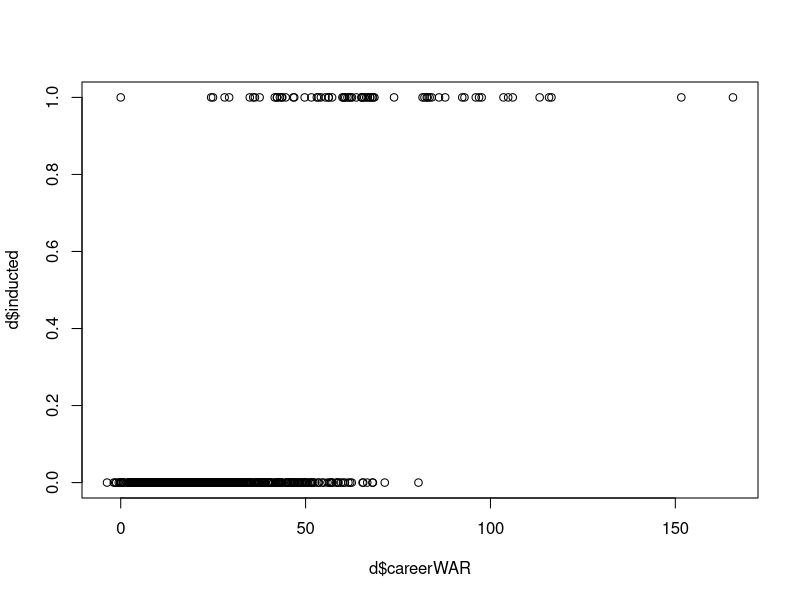

The R script that drew this image: (Note: this script raises an error after producing the figure.)
## Model without interactions ## 

set.seed(1)
d = read.csv('pitcher_list_v3.csv', stringsAsFactors=FALSE)
d$g.reg = ifelse(is.na(d$g.reg), 0, d$g.reg)
d$gs.reg = ifelse(is.na(d$gs.reg), 0, d$gs.reg)
d$cg.reg = ifelse(is.na(d$cg.reg), 0, d$cg.reg)
d$sho.reg = ifelse(is.na(d$sho.reg), 0, d$sho.reg)
d$sv.reg = ifelse(is.na(d$sv.reg), 0, d$sv.reg)
d$ipouts.reg = ifelse(is.na(d$ipouts.reg), 0, d$ipouts.reg)
d$h.reg = ifelse(is.na(d$h.reg), 0, d$h.reg)
d$er.reg = ifelse(is.na(d$er.reg), 0, d$er.reg)
d$hr.reg = ifelse(is.na(d$hr.reg), 0, d$hr.reg)
d$bb.reg = ifelse(is.na(d$bb.reg), 0, d$bb.reg)
d$so.reg = ifelse(is.na(d$so.reg), 0, d$so.reg)
d$baopp = ifelse(is.na(d$baopp), 0, d$baopp)
d$era.reg = ifelse(is.na(d$era.reg), 0, d$era.reg)
d$ibb.reg = ifelse(is.na(d$ibb.reg), 0, d$ibb.reg)
d$wp.reg = ifelse(is.na(d$wp.reg), 0, d$wp.reg)
d$hbp.reg = ifelse(is.na(d$hbp.reg), 0, d$hbp.reg)
d$bk.reg = ifelse(is.na(d$bk.reg), 0, d$bk.reg)
d$bfp.reg = ifelse(is.na(d$bfp.reg), 0, d$bfp.reg)
d$gf.reg = ifelse(is.na(d$gf.reg), 0, d$gf.reg)
d$r.reg = ifelse(is.na(d$r.reg), 0, d$r.reg)
d$sh.reg = ifelse(is.na(d$sh.reg), 0, d$sh.reg)
d$sf.reg = ifelse(is.na(d$sf.reg), 0, d$sf.reg)
d$g_idp.reg = ifelse(is.na(d$g_idp.reg), 0, d$g_idp.reg)
d$asg = ifelse(is.na(d$asg), 0, d$asg)
d$cy.young = ifelse(is.na(d$cy.young), 0, d$cy.young)
d$mvp = ifelse(is.na(d$mvp), 0, d$mvp)
d$gold.glove = ifelse(is.na(d$gold.glove), 0, d$gold.glove)
d$post.mvp = ifelse(is.na(d$post.mvp), 0, d$post.mvp)
d$w.post = ifelse(is.na(d$w.post), 0, d$w.post)
d$l.post = ifelse(is.na(d$l.post), 0, d$l.post)
d$g.post = ifelse(is.na(d$g.post), 0, d$g.post)
d$gs.post = ifelse(is.na(d$gs.post), 0, d$gs.post)
d$cg.post = ifelse(is.na(d$cg.post), 0, d$cg.post)
d$sho.post = ifelse(is.na(d$sho.post), 0, d$sho.post)
d$sv.post = ifelse(is.na(d$sv.post), 0, d$sv.post)
d$ipouts.post = ifelse(is.na(d$ipouts.post), 0, d$ipouts.post)
d$h.post = ifelse(is.na(d$h.post), 0, d$h.post)
d$er.post = ifelse(is.na(d$er.post), 0, d$er.post)
d$hr.post = ifelse(is.na(d$hr.post), 0, d$hr.post)
d$bb.post = ifelse(is.na(d$bb.post), 0, d$bb.post)
d$so.post = ifelse(is.na(d$so.post), 0, d$so.post)
d$era.post = ifelse(is.na(d$era.post), 0, d$era.post)
d$ibb.post = ifelse(is.na(d$ibb.post), 0, d$ibb.post)
d$wp.post = ifelse(is.na(d$wp.post), 0, d$wp.post)
d$hbp.post = ifelse(is.na(d$hbp.post), 0, d$hbp.post)
d$bk.post = ifelse(is.na(d$bk.post), 0, d$bk.post)
d$bfp.post = ifelse(is.na(d$bfp.post), 0, d$bfp.post)
d$gf.post = ifelse(is.na(d$gf.post), 0, d$gf.post)
d$r.post = ifelse(is.na(d$r.post), 0, d$r.post)
d$sh.post = ifelse(is.na(d$sh.post), 0, d$sh.post)
d$sf.post = ifelse(is.na(d$sf.post), 0, d$sf.post)
d$g_idp.post = ifelse(is.na(d$g_idp.post), 0, d$g_idp.post)
d$careerWAR = ifelse(is.na(d$careerWAR), 0, d$careerWAR)
d$neg.era.reg = 9 - d$era.reg
d$neg.era.post = 9 - d$era.post
## remove roger clements
d = d[d$player_id != 'clemero02', ]
## todo: remove babe ruth
d = d[d$player_id != 'ruthba01', ]
d$has.cy.young = ifelse(d$cy.young > 0, 1, 0)
d$inducted = ifelse(d$inducted == 'Y', 1, 0)
plot(d$careerWAR, d$inducted)
## note: HOF Clark Griffith is removed
d = d[!is.na(d$careerWAR) & d$careerWAR > 0, ]
d_active = d[d$max_year == 2015, ]
## remove active players
d = d[d$max_year < 2015, ]
# replicating HOF 
d_inducted = d[d$inducted == 1, ]
d = rbind(d, d_inducted, d_inducted, d_inducted, d_inducted, d_inducted, d_inducted, d_inducted, d_inducted)
mean(d$inducted)
randomized = sample(1:nrow(d))
N = nrow(d)
n = round(0.9 * N)
train_d = d[randomized[1:n],]
test_d = d[randomized[n+1:N],]
model = step(glm(inducted ~ w.reg + l.reg + sv.reg + ipouts.reg + era.reg + h.reg + er.reg + hr.reg + bb.reg + so.reg + asg + cy.young + mvp + gold.glove + post.mvp + w.post + ipouts.post + careerWAR + era_top10 + era_top5 + w_top10 + w_top5 + sv_top10 + sv_top5 + so_top10 + so_top5 + war_top10 + war_top5, family = binomial, data = train_d), trace=0, direction='both', k=log(nrow(train_d)))
summary(model)
caret::confusionMatrix(
  factor(predict(model, test_d, type = "response") > 0.5,  levels=c(F, T), labels=c('No', 'Yes')),
  factor(test_d$inducted, levels=c(0,1), labels=c('No', 'Yes'))
)
preds = cbind(d_active, inducted_pred=predict(model, d_active, type = "response"))[, c('name_first', 'name_last', 'inducted_pred')]
preds[order(preds$inducted_pred, decreasing = T), ]